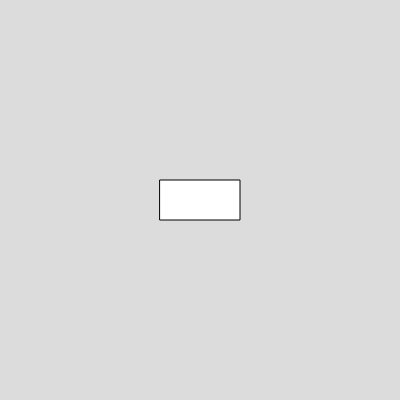
Frame 1 (no input)
Frame 60 (no input): identical to frame 1, image omitted
Frame 120 (the mouse pressed at the canvas centre since frame 60): identical to frame 1, image omitted

The p5.js sketch that drew this single still picture (run headless with seeded random() and noise() and a simulated clock; from frame 60 on, the mouse is pressed at the canvas centre):

// p5.js sketch
// ── sketch.js
let button1;

function setup() {
    createCanvas(400, 400);
    button1 = new Button(200, 200, 65); // Initialize button1
}

function draw() {
    background(220);
    button1.show(255, 0, 0);
}

// ── Button.js
class Button {
    constructor(x, y, name) {
        this.x = x;
        this.y = y;
        this.name = name;
        this.buttonWidth = 80;
        this.buttonHeight = 40;
        this.bg = color(255);
    }

    checkMouse() {
        if (
            mouseX > this.x - this.buttonWidth / 2 &&
            mouseX < this.x + this.buttonWidth / 2 &&
            mouseY > this.y - this.buttonHeight / 2 &&
            mouseY < this.y + this.buttonHeight / 2
        ) {
            console.log(this.name);
            this.bg = color(0, 200, 200);
        }
    }

    show() {
        rectMode(CENTER);
        fill(this.bg);
        rect(this.x, this.y, this.buttonWidth, this.buttonHeight);
    }
}

// ── loadingBar.js
class LoadingBar {
    constructor(x, y, w, h) {
        this.x = x;
        this.y = y;
        this.w = w;
        this.h = h;
        this.fillW = 0;
        this.fillColor = color(0, 200, 0);
    }

    show() {
        noStroke();
        fill(150);
        rectMode(CORNER);
        rect(this.x, this.y, this.w, this.h);
        fill(this.fillColor);
        rect(this.x, this.y, this.fillW, this.h);
    }

    fillProgress() {
        if (this.fillW < this.w) {
            this.fillW = map(strengthCounter, 0, 100, 0, this.w);
        }
    }

    entrophy() {
        if (this.fillW > 0) {
            this.fillW -= 0.5;
            if (this.fillW < 0) {
                this.fillW = 0;
            }
            if (this.fillW == this.w) {
            }
        }
    }
}
